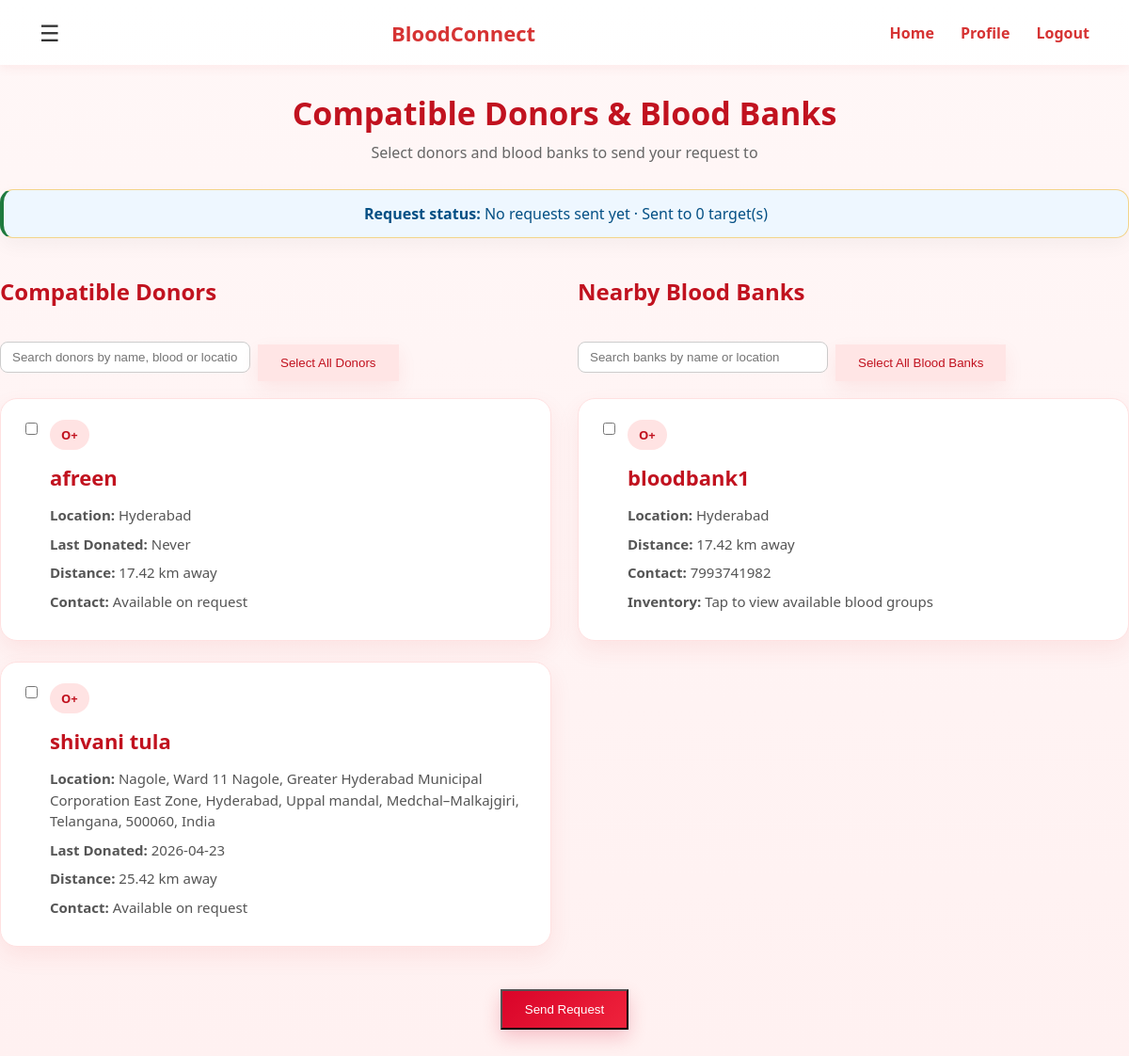
Before: /results/4 (signed in) with the older database file.
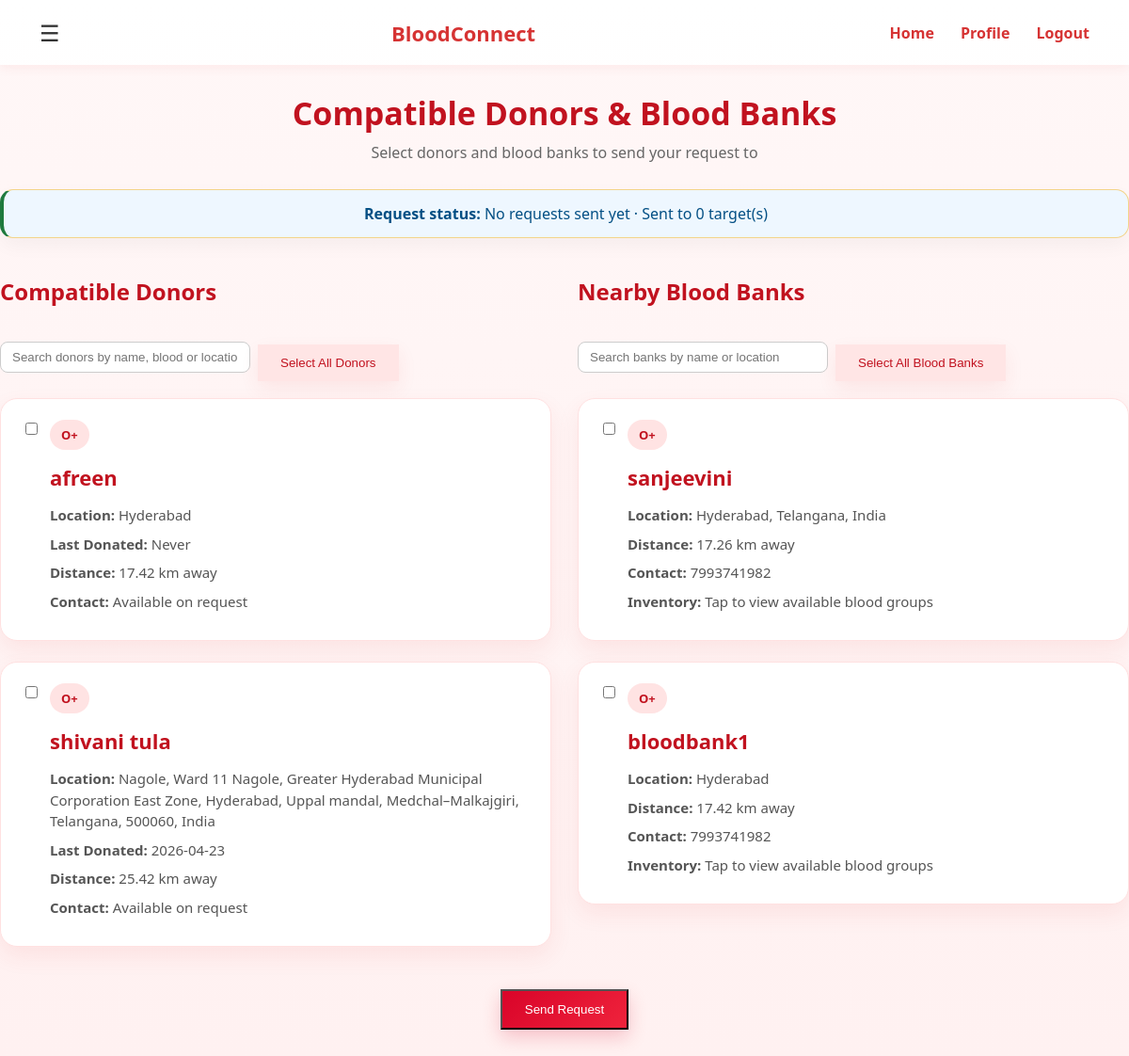
After: the same page with the newer database file.
### tables this page shows
CREATE TABLE users(
        id INTEGER PRIMARY KEY AUTOINCREMENT,
        name TEXT NOT NULL,
        email TEXT UNIQUE NOT NULL,
        password TEXT NOT NULL,
        phone TEXT,
        age INTEGER,
        weight REAL,
        blood TEXT,
        location TEXT,
        latitude REAL,
        longitude REAL,
        last_donated TEXT,
        is_donor INTEGER DEFAULT 0,
        is_available INTEGER DEFAULT 1
    , referral_code TEXT, role TEXT DEFAULT 'donor', is_admin INTEGER DEFAULT 0);

CREATE TABLE blood_banks(
        id INTEGER PRIMARY KEY AUTOINCREMENT,
        name TEXT,
        blood_groups_available TEXT,
        phone TEXT,
        location TEXT,
        latitude REAL,
        longitude REAL
    , email TEXT, password TEXT);

CREATE TABLE requests(
        id INTEGER PRIMARY KEY AUTOINCREMENT,
        patient_name TEXT,
        gender TEXT,
        age INTEGER,
        blood TEXT,
        units_required INTEGER,
        hospital TEXT,
        contact_number TEXT,
        location TEXT,
        latitude REAL,
        longitude REAL,
        requester_id INTEGER,
        is_emergency INTEGER DEFAULT 0
    , status TEXT DEFAULT 'open');

### app.py (the view)
@app.route('/results/<int:request_id>')
@login_required
def show_results(request_id):
    req = get_request_by_id(request_id)
    if not req or req[11] != session['user']['id']:
        return "Request not found", 404
    compatible_blood_groups = compat.get(req[4], [req[4]])
    donors = get_compatible_donors()
    request_notifications = get_notifications_by_request(request_id)
    requested_donor_ids = {note[1] for note in request_notifications}
    donor_list = []
    for donor in donors:
        if donor[0] == session['user']['id']:
            continue
        donor_blood = donor[7]
        if req[12] or donor_blood in compatible_blood_groups:  # For emergency, show all donors
            distance = None
            if req[9] and req[10] and donor[9] and donor[10]:
                distance = haversine(req[9], req[10], donor[9], donor[10])
            donor_list.append({
                'id': donor[0],
                'name': donor[1],
                'blood': donor[7],
                'phone': donor[4],
                'location': donor[8],
                'last_donated': donor[11] or 'Never',
                'latitude': donor[9],
                'longitude': donor[10],
                'distance': distance,
                'already_requested': donor[0] in requested_donor_ids
            })
    donor_list.sort(key=lambda x: x['distance'] if x['distance'] is not None else float('inf'))
    request_banks = get_blood_banks_for_request(request_id)
    requested_bank_ids = {bank[0] for bank in request_banks}
    blood_banks = get_all_blood_banks()
    bank_list = []
    for bank in blood_banks:
        if req[12] or req[4] in bank[2]:  # For emergency, show all banks
            distance = None
            if req[9] and req[10] and bank[5] is not None and bank[6] is not None:
                distance = haversine(req[9], req[10], bank[5], bank[6])
            bank_list.append({
                'id': bank[0],
                'name': bank[1],
                'blood_groups_available': bank[2],
                'phone': bank[3],
                'location': bank[4],
                'latitude': bank[5],
                'longitude': bank[6],
                'distance': distance,
                'already_requested': bank[0] in requested_bank_ids
            })
    bank_list.sort(key=lambda x: x['distance'] if x['distance'] is not None else float('inf'))
    request_notes = get_notifications_by_request(request_id)
    accepted_count = sum(1 for note in request_notes if note[3] == 'accepted')
    pending_count = sum(1 for note in request_notes if note[3] == 'pending')
    declined_count = sum(1 for note in request_notes if note[3] == 'declined')
    completed_count = sum(1 for note in request_notes if note[3] == 'completed')
    sent_to_count = len({note[1] for note in request_notes}) + len(get_blood_banks_for_request(request_id))
    if accepted_count:
        request_status = f"{accepted_count} accepted, {pending_count} pending"
    elif pending_count:
        request_status = "Waiting for donor responses"
    elif declined_count:
        request_status = "All donor responses declined"
    else:
        request_status = "No requests sent yet"
    return render_template('results.html',
        request_id=request_id,
        request_status=request_status,
        sent_to_count=sent_to_count,
        patient_name=req[1],
        patient_gender=req[2],
        patient_age=req[3],
        requested_blood=req[4],
        units_required=req[5],
        hospital=req[6],
        contact_number=req[7],
        request_location=req[8],
        donors=donor_list,
        blood_banks=bank_list,
        show_blood_banks="yes" if bank_list else "no",
        is_emergency=req[12]
    )

### app.py (called while the page is built)
@app.context_processor
def inject_user():
    return {'user': session.get('user')}

def login_required(view):
    @wraps(view)
    def wrapped_view(*args, **kwargs):
        if not session.get('user'):
            next_page = request.path
            if request.query_string:
                next_page += '?' + request.query_string.decode('utf-8')
            return redirect(f"/login?next={next_page}")
        return view(*args, **kwargs)
    return wrapped_view

def haversine(lat1, lon1, lat2, lon2):
    R = 6371  # km
    lat1, lon1, lat2, lon2 = map(float, [lat1, lon1, lat2, lon2])
    dlat = radians(lat2 - lat1)
    dlon = radians(lon2 - lon1)
    a = sin(dlat / 2) ** 2 + cos(radians(lat1)) * cos(radians(lat2)) * sin(dlon / 2) ** 2
    c = 2 * atan2(sqrt(a), sqrt(1 - a))
    return R * c

### database.py (called while the page is built)
def get_request_by_id(request_id):
    conn = sqlite3.connect(DB_NAME)
    cur = conn.cursor()
    cur.execute("SELECT * FROM requests WHERE id=?", (request_id,))
    request_row = cur.fetchone()
    conn.close()
    return request_row

### templates/results.html (shortened to what the changed rows need)
<!DOCTYPE html>
<html>
<head>
    <link rel="stylesheet" href="{{ url_for('static', filename='style.css') }}">
</head>
<body>
<div class="results-wrapper">
    <div class="results-header">
        <h2>Compatible Donors & Blood Banks</h2>
    </div>
    <form id="requestForm" method="POST" action="/send-request">
        <div class="split-results">
            <div class="results-column">
                {% if donors %}
                <div class="donor-grid two-col-grid">
                    {% for donor in donors %}
                    <div class="donor-card" data-name="{{ donor.name|lower }}" data-blood="{{ donor.blood|lower }}" data-location="{{ donor.location|lower }}" data-requested="{{ 'true' if donor.already_requested else 'false' }}">
                        <div style="display: flex; align-items: flex-start; gap: 10px;">
                            <input type="checkbox" name="selected_donors" value="{{ donor.id }}" onchange="checkSelections()" {% if donor.already_requested %}checked{% endif %}>
                            <div style="flex: 1;" onclick="openDonorModal('{{ donor.name }}','{{ donor.blood }}','{{ donor.phone }}','{{ donor.location }}','{{ donor.last_donated }}')">
                                <span class="tag">{{ donor.blood }}</span>
                                <h3>{{ donor.name }}</h3>
                                <p><b>Location:</b> {{ donor.location }}</p>
                                <p><b>Last Donated:</b> {{ donor.last_donated }}</p>
                                {% if donor.distance is not none %}
                                    <p><b>Distance:</b> {{ "%.2f"|format(donor.distance) }} km away</p>
                                {% else %}
                                    <p><b>Distance:</b> Not available</p>
                                {% endif %}
                                <p><b>Contact:</b> Available on request</p>
                            </div>
                        </div>
                    </div>
                    {% endfor %}
                </div>
                {% else %}
                <div class="empty-state">
                    <h3>No matching donors found.</h3>
                    <p>Try checking nearby blood banks.</p>
                </div>
                {% endif %}
            </div>
            <div class="results-column">
                {% if blood_banks %}
                <div class="donor-grid two-col-grid">
                    {% for bank in blood_banks %}
                    <div class="donor-card" data-name="{{ bank.name|lower }}" data-location="{{ bank.location|lower }}" data-requested="{{ 'true' if bank.already_requested else 'false' }}">
                        <div style="display: flex; align-items: flex-start; gap: 10px;">
                            <input type="checkbox" name="selected_banks" value="{{ bank.id }}" onchange="checkSelections()" {% if bank.already_requested %}checked{% endif %}>
                            <div style="flex: 1;" data-name="{{ bank.name|e }}"
                                 data-phone="{{ bank.phone|e }}"
                                 data-location="{{ bank.location|e }}"
                                 data-distance="{{ bank.distance if bank.distance is not none else '' }}"
                                 data-inventory="{{ bank.blood_groups_available|e }}"
                                 onclick="openBloodBankModalFromCard(this)">
                                <span class="tag">{{ requested_blood }}</span>
                                <h3>{{ bank.name }}</h3>
                                <p><b>Location:</b> {{ bank.location }}</p>
                                {% if bank.distance is not none %}
                                    <p><b>Distance:</b> {{ "%.2f"|format(bank.distance) }} km away</p>
                                {% else %}
                                    <p><b>Distance:</b> Not available</p>
                                {% endif %}
                                <p><b>Contact:</b> {{ bank.phone }}</p>
                                <p><b>Inventory:</b> Tap to view available blood groups</p>
                            </div>
                        </div>
                    </div>
                    {% endfor %}
                </div>
                {% else %}
                <div class="empty-state">
                    <h3>No matching blood banks found.</h3>
                    <p>No blood banks with {{ requested_blood }} were found.</p>
                </div>
                {% endif %}
            </div>
        </div>
    </form>
</div>
</body>
</html>

Changed rows visible on the page:
added blood_banks: {{ requested_blood }} "O+", name "sanjeevini", location "Hyderabad, Telangana, India", distance "17.26", phone "7993741982"
